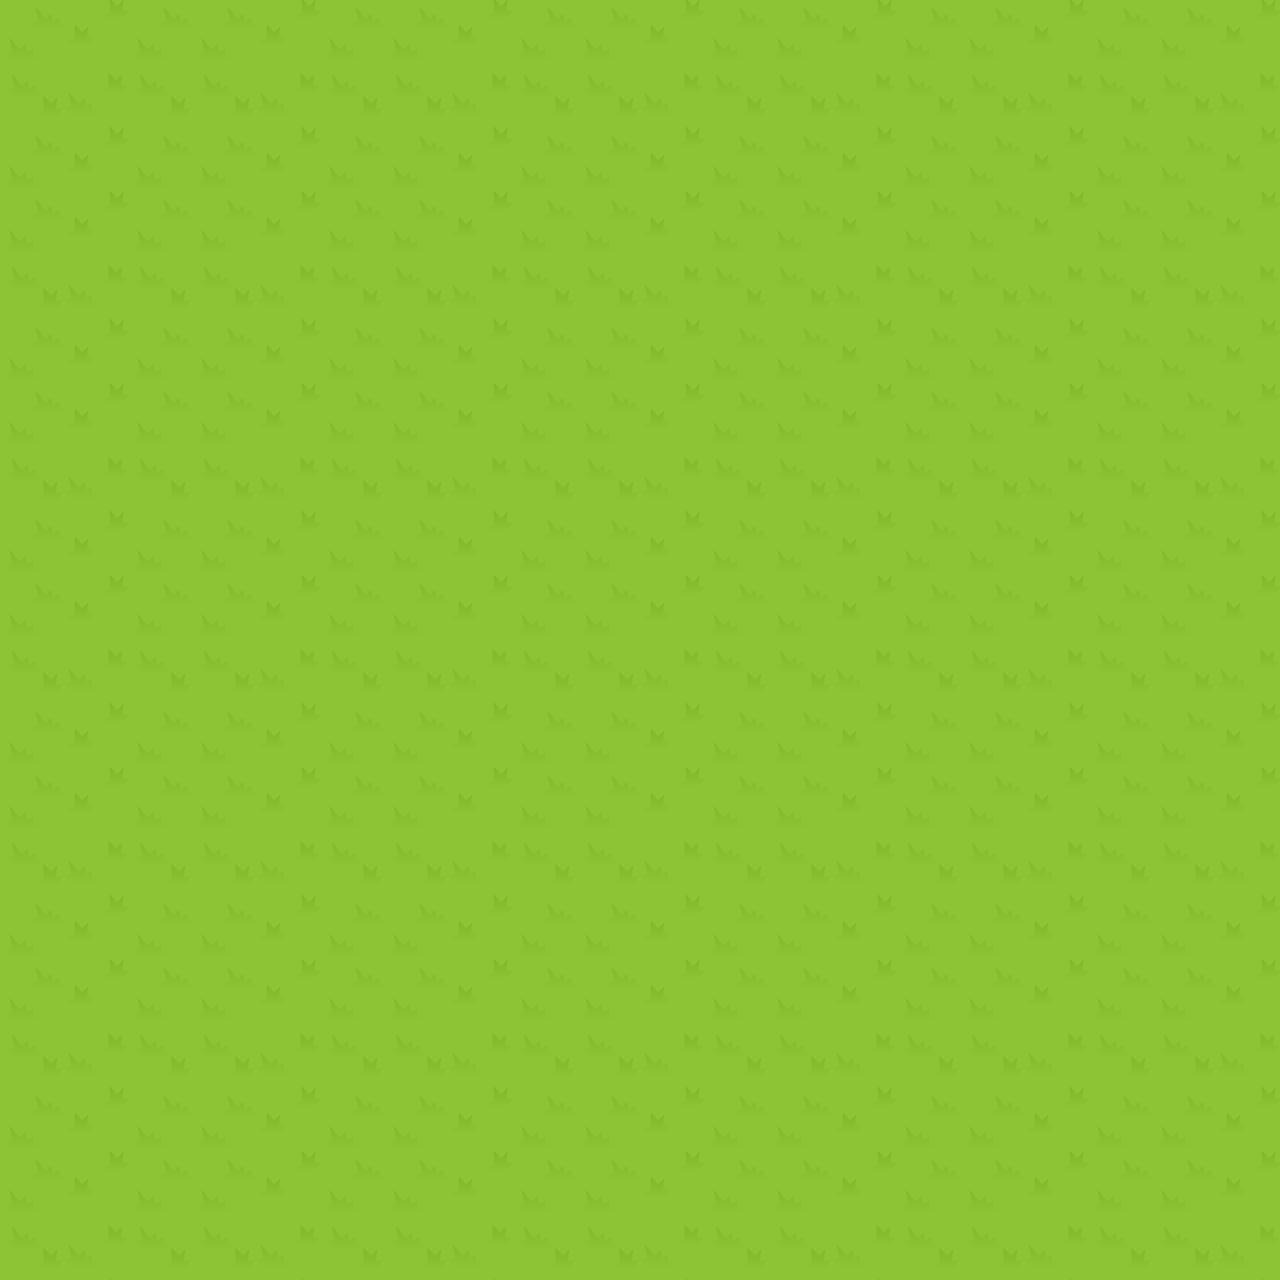

A 2D game scene composited from a Tiled map and its tileset images. What follows is a short description and the map's XML, with each tile layer's data collapsed to a summary:
An orthogonal 20x20 tile map with 64x64 px tiles, 1 tile layer (Tile Layer 1).

<map version="1.0" orientation="orthogonal" renderorder="left-down" width="20" height="20" tilewidth="64" tileheight="64" nextobjectid="1">
 <tileset firstgid="1" name="RPGpack_sheet_2X" tilewidth="64" tileheight="64" tilecount="1040" columns="40">
  <image source="sprites-tiles/KenneyRPGpack/Spritesheet/RPGpack_sheet_2X.png" width="2560" height="1664" />
 </tileset>
 <layer name="Tile Layer 1" width="20" height="20">
  <data>[400 cells, 400 non-empty, 9 distinct tile ids]</data>
 </layer>
</map>
